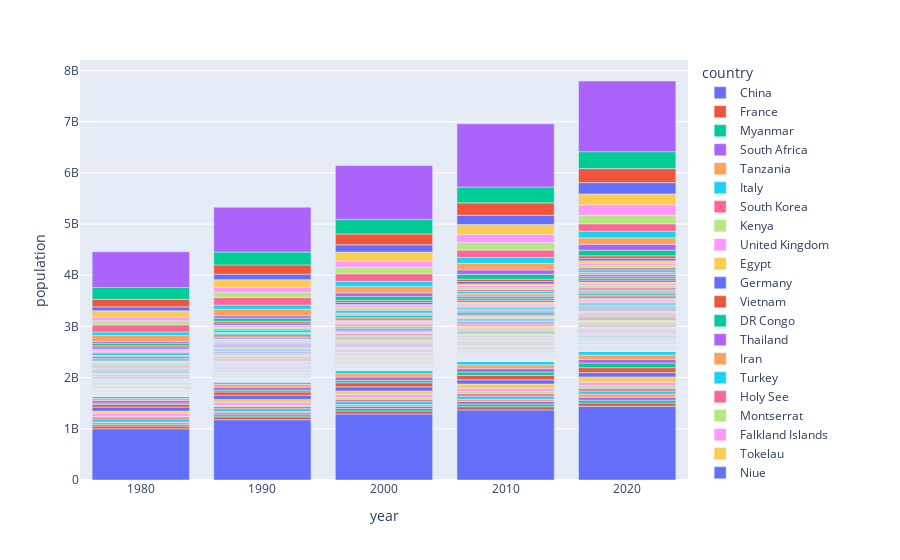

Here is the notebook cell this chart was saved with:
### Code cell
fig = px.bar(bar,
             x= 'year',
             y = 'population',
             labels={'x' : 'year',"y" :"population", "values": "country"},
            color ="country")
fig.show()
